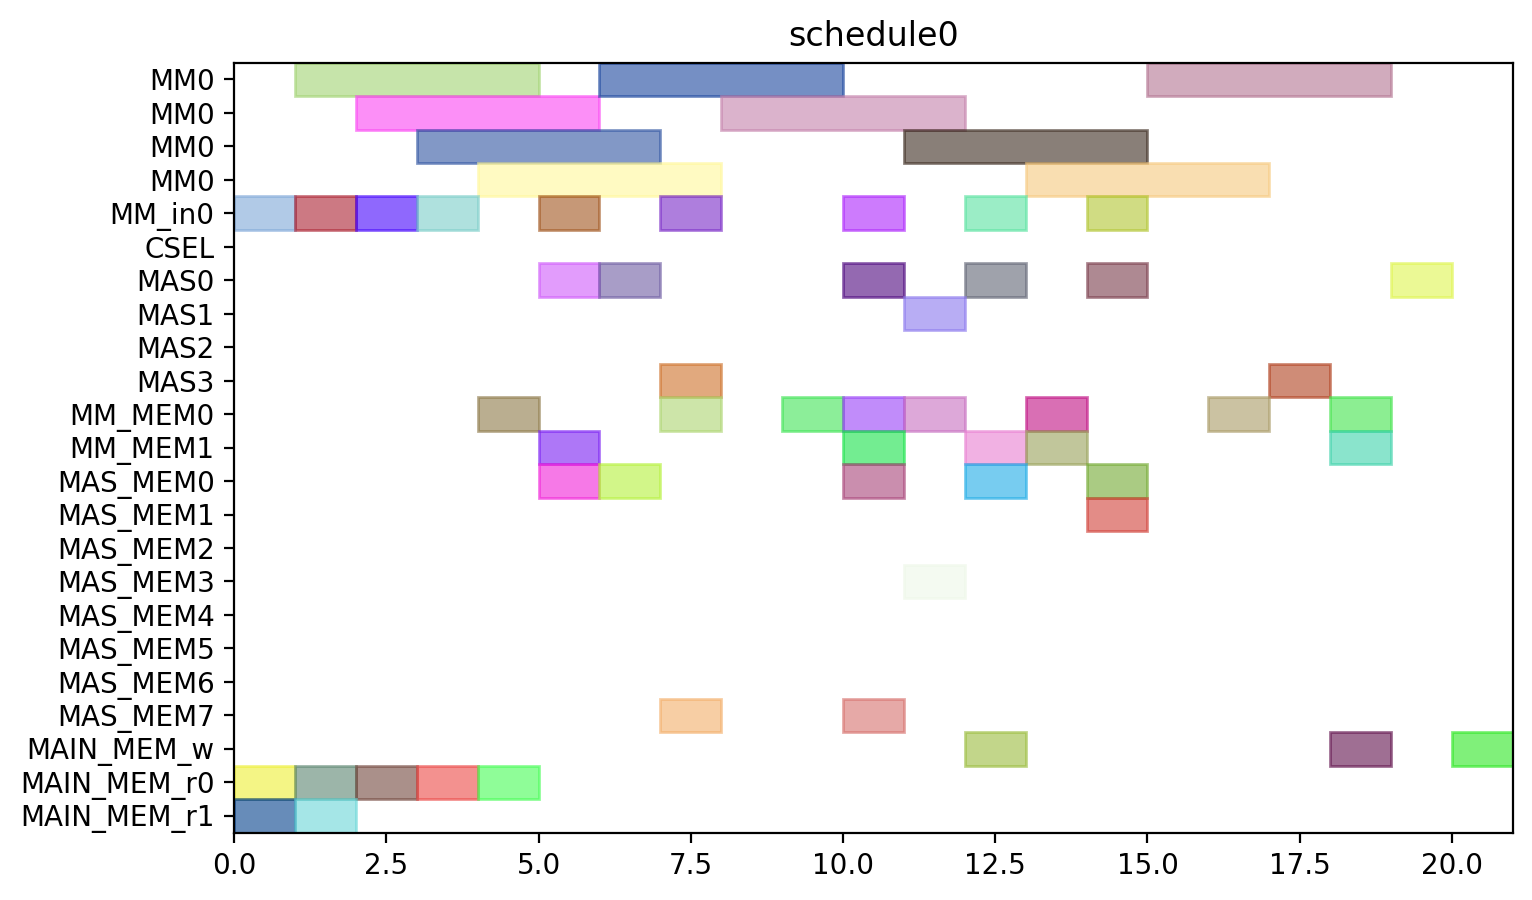

The script that drew this image:
from pyschedule import Scenario, solvers, plotters, alt


def solve():
	horizon = 90
	S = Scenario("schedule0", horizon=horizon)

	# resource
	MM = S.Resources('MM', num=1, size=4)
	MM_in = S.Resources('MM_in', num=1)
	CSEL = S.Resource('CSEL')
	MAS = S.Resources('MAS', num=4, size=1, periods=range(1, horizon))
	MM_MEM = S.Resources('MM_MEM', num=2)
	MAS_MEM = S.Resources('MAS_MEM', num=8)
	MAIN_MEM_w = S.Resource('MAIN_MEM_w', size=1)
	MAIN_MEM_r = S.Resources('MAIN_MEM_r', num=2)

	# result of previous scheduling

	# new tasks
	t0_in = S.Task('t0_in', length=1, delay_cost=1)
	t0_in += alt(MM_in)
	t0 = S.Task('t0', length=4, delay_cost=1)
	t0 += alt(MM)
	S += t0>=t0_in

	t0_mem0 = S.Task('t0_mem0', length=1, delay_cost=1)
	t0_mem0 += MAIN_MEM_r[0]
	t3_in = S.Task('t3_in', length=1, delay_cost=1)
	t3_in += alt(MM_in)
	t3 = S.Task('t3', length=4, delay_cost=1)
	t3 += alt(MM)
	S += t3>=t3_in

	t3_mem0 = S.Task('t3_mem0', length=1, delay_cost=1)
	t3_mem0 += MAIN_MEM_r[0]
	t3_mem1 = S.Task('t3_mem1', length=1, delay_cost=1)
	t3_mem1 += MAIN_MEM_r[1]
	t1_in = S.Task('t1_in', length=1, delay_cost=1)
	t1_in += alt(MM_in)
	t1 = S.Task('t1', length=4, delay_cost=1)
	t1 += alt(MM)
	S += t1>=t1_in

	t1_mem0 = S.Task('t1_mem0', length=1, delay_cost=1)
	t1_mem0 += MAIN_MEM_r[0]
	t1_mem1 = S.Task('t1_mem1', length=1, delay_cost=1)
	t1_mem1 += MAIN_MEM_r[1]
	t2_in = S.Task('t2_in', length=1, delay_cost=1)
	t2_in += alt(MM_in)
	t2 = S.Task('t2', length=4, delay_cost=1)
	t2 += alt(MM)
	S += t2>=t2_in

	t2_mem0 = S.Task('t2_mem0', length=1, delay_cost=1)
	t2_mem0 += MAIN_MEM_r[0]
	t4_in = S.Task('t4_in', length=1, delay_cost=1)
	t4_in += alt(MM_in)
	t4 = S.Task('t4', length=4, delay_cost=1)
	t4 += alt(MM)
	S += t4>=t4_in

	t4_mem0 = S.Task('t4_mem0', length=1, delay_cost=1)
	t4_mem0 += MAIN_MEM_r[0]
	t4_mem1 = S.Task('t4_mem1', length=1, delay_cost=1)
	t4_mem1 += alt(MM_MEM)
	S += (t2*MM[0])-1 < t4_mem1*MM_MEM[1]
	S += t4_mem1 <= t4

	t5 = S.Task('t5', length=1, delay_cost=1)
	t5 += alt(MAS)

	t5_mem0 = S.Task('t5_mem0', length=1, delay_cost=1)
	t5_mem0 += alt(MM_MEM)
	S += (t0*MM[0])-1 < t5_mem0*MM_MEM[0]
	S += t5_mem0 <= t5

	t6 = S.Task('t6', length=1, delay_cost=1)
	t6 += alt(MAS)

	t6_mem0 = S.Task('t6_mem0', length=1, delay_cost=1)
	t6_mem0 += alt(MAS_MEM)
	S += (t5*MAS[0])-1 < t6_mem0*MAS_MEM[0]
	S += (t5*MAS[1])-1 < t6_mem0*MAS_MEM[2]
	S += (t5*MAS[2])-1 < t6_mem0*MAS_MEM[4]
	S += (t5*MAS[3])-1 < t6_mem0*MAS_MEM[6]
	S += t6_mem0 <= t6

	t9 = S.Task('t9', length=1, delay_cost=1)
	t9 += alt(MAS)

	t9_mem0 = S.Task('t9_mem0', length=1, delay_cost=1)
	t9_mem0 += alt(MM_MEM)
	S += (t0*MM[0])-1 < t9_mem0*MM_MEM[0]
	S += t9_mem0 <= t9

	t9_mem1 = S.Task('t9_mem1', length=1, delay_cost=1)
	t9_mem1 += alt(MM_MEM)
	S += (t4*MM[0])-1 < t9_mem1*MM_MEM[1]
	S += t9_mem1 <= t9

	t10 = S.Task('t10', length=1, delay_cost=1)
	t10 += alt(MAS)

	t10_mem0 = S.Task('t10_mem0', length=1, delay_cost=1)
	t10_mem0 += alt(MM_MEM)
	S += (t4*MM[0])-1 < t10_mem0*MM_MEM[0]
	S += t10_mem0 <= t10

	t7 = S.Task('t7', length=1, delay_cost=1)
	t7 += alt(MAS)

	t7_mem0 = S.Task('t7_mem0', length=1, delay_cost=1)
	t7_mem0 += alt(MAS_MEM)
	S += (t6*MAS[0])-1 < t7_mem0*MAS_MEM[0]
	S += (t6*MAS[1])-1 < t7_mem0*MAS_MEM[2]
	S += (t6*MAS[2])-1 < t7_mem0*MAS_MEM[4]
	S += (t6*MAS[3])-1 < t7_mem0*MAS_MEM[6]
	S += t7_mem0 <= t7

	t11 = S.Task('t11', length=1, delay_cost=1)
	t11 += alt(MAS)

	t11_mem0 = S.Task('t11_mem0', length=1, delay_cost=1)
	t11_mem0 += alt(MAS_MEM)
	S += (t10*MAS[0])-1 < t11_mem0*MAS_MEM[0]
	S += (t10*MAS[1])-1 < t11_mem0*MAS_MEM[2]
	S += (t10*MAS[2])-1 < t11_mem0*MAS_MEM[4]
	S += (t10*MAS[3])-1 < t11_mem0*MAS_MEM[6]
	S += t11_mem0 <= t11

	t11_mem1 = S.Task('t11_mem1', length=1, delay_cost=1)
	t11_mem1 += alt(MM_MEM)
	S += (t4*MM[0])-1 < t11_mem1*MM_MEM[1]
	S += t11_mem1 <= t11

	t8_in = S.Task('t8_in', length=1, delay_cost=1)
	t8_in += alt(MM_in)
	t8 = S.Task('t8', length=4, delay_cost=1)
	t8 += alt(MM)
	S += t8>=t8_in

	t8_mem0 = S.Task('t8_mem0', length=1, delay_cost=1)
	t8_mem0 += alt(MM_MEM)
	S += (t4*MM[0])-1 < t8_mem0*MM_MEM[0]
	S += t8_mem0 <= t8

	t8_mem1 = S.Task('t8_mem1', length=1, delay_cost=1)
	t8_mem1 += alt(MAS_MEM)
	S += (t7*MAS[0])-1 < t8_mem1*MAS_MEM[1]
	S += (t7*MAS[1])-1 < t8_mem1*MAS_MEM[3]
	S += (t7*MAS[2])-1 < t8_mem1*MAS_MEM[5]
	S += (t7*MAS[3])-1 < t8_mem1*MAS_MEM[7]
	S += t8_mem1 <= t8

	new_PZ_in = S.Task('new_PZ_in', length=1, delay_cost=1)
	new_PZ_in += alt(MM_in)
	new_PZ = S.Task('new_PZ', length=4, delay_cost=1)
	new_PZ += alt(MM)
	S += new_PZ>=new_PZ_in

	S += 0<new_PZ

	new_PZ_w = S.Task('new_PZ_w', length=1, delay_cost=1)
	new_PZ_w += alt(MAIN_MEM_w)
	S += new_PZ <= new_PZ_w

	new_PZ_mem0 = S.Task('new_PZ_mem0', length=1, delay_cost=1)
	new_PZ_mem0 += alt(MM_MEM)
	S += (t1*MM[0])-1 < new_PZ_mem0*MM_MEM[0]
	S += new_PZ_mem0 <= new_PZ

	new_PZ_mem1 = S.Task('new_PZ_mem1', length=1, delay_cost=1)
	new_PZ_mem1 += alt(MAS_MEM)
	S += (t7*MAS[0])-1 < new_PZ_mem1*MAS_MEM[1]
	S += (t7*MAS[1])-1 < new_PZ_mem1*MAS_MEM[3]
	S += (t7*MAS[2])-1 < new_PZ_mem1*MAS_MEM[5]
	S += (t7*MAS[3])-1 < new_PZ_mem1*MAS_MEM[7]
	S += new_PZ_mem1 <= new_PZ

	t12 = S.Task('t12', length=1, delay_cost=1)
	t12 += alt(MAS)

	t12_mem0 = S.Task('t12_mem0', length=1, delay_cost=1)
	t12_mem0 += alt(MM_MEM)
	S += (t0*MM[0])-1 < t12_mem0*MM_MEM[0]
	S += t12_mem0 <= t12

	t12_mem1 = S.Task('t12_mem1', length=1, delay_cost=1)
	t12_mem1 += alt(MAS_MEM)
	S += (t11*MAS[0])-1 < t12_mem1*MAS_MEM[1]
	S += (t11*MAS[1])-1 < t12_mem1*MAS_MEM[3]
	S += (t11*MAS[2])-1 < t12_mem1*MAS_MEM[5]
	S += (t11*MAS[3])-1 < t12_mem1*MAS_MEM[7]
	S += t12_mem1 <= t12

	t13_in = S.Task('t13_in', length=1, delay_cost=1)
	t13_in += alt(MM_in)
	t13 = S.Task('t13', length=4, delay_cost=1)
	t13 += alt(MM)
	S += t13>=t13_in

	t13_mem0 = S.Task('t13_mem0', length=1, delay_cost=1)
	t13_mem0 += alt(MAS_MEM)
	S += (t12*MAS[0])-1 < t13_mem0*MAS_MEM[0]
	S += (t12*MAS[1])-1 < t13_mem0*MAS_MEM[2]
	S += (t12*MAS[2])-1 < t13_mem0*MAS_MEM[4]
	S += (t12*MAS[3])-1 < t13_mem0*MAS_MEM[6]
	S += t13_mem0 <= t13

	t13_mem1 = S.Task('t13_mem1', length=1, delay_cost=1)
	t13_mem1 += alt(MAS_MEM)
	S += (t9*MAS[0])-1 < t13_mem1*MAS_MEM[1]
	S += (t9*MAS[1])-1 < t13_mem1*MAS_MEM[3]
	S += (t9*MAS[2])-1 < t13_mem1*MAS_MEM[5]
	S += (t9*MAS[3])-1 < t13_mem1*MAS_MEM[7]
	S += t13_mem1 <= t13

	t14_in = S.Task('t14_in', length=1, delay_cost=1)
	t14_in += alt(MM_in)
	t14 = S.Task('t14', length=4, delay_cost=1)
	t14 += alt(MM)
	S += t14>=t14_in

	t14_mem0 = S.Task('t14_mem0', length=1, delay_cost=1)
	t14_mem0 += alt(MAS_MEM)
	S += (t12*MAS[0])-1 < t14_mem0*MAS_MEM[0]
	S += (t12*MAS[1])-1 < t14_mem0*MAS_MEM[2]
	S += (t12*MAS[2])-1 < t14_mem0*MAS_MEM[4]
	S += (t12*MAS[3])-1 < t14_mem0*MAS_MEM[6]
	S += t14_mem0 <= t14

	t14_mem1 = S.Task('t14_mem1', length=1, delay_cost=1)
	t14_mem1 += alt(MM_MEM)
	S += (t3*MM[0])-1 < t14_mem1*MM_MEM[1]
	S += t14_mem1 <= t14

	new_PY = S.Task('new_PY', length=1, delay_cost=1)
	new_PY += alt(MAS)

	S += 0<new_PY

	new_PY_w = S.Task('new_PY_w', length=1, delay_cost=1)
	new_PY_w += alt(MAIN_MEM_w)
	S += new_PY <= new_PY_w

	new_PY_mem0 = S.Task('new_PY_mem0', length=1, delay_cost=1)
	new_PY_mem0 += alt(MM_MEM)
	S += (t8*MM[0])-1 < new_PY_mem0*MM_MEM[0]
	S += new_PY_mem0 <= new_PY

	new_PY_mem1 = S.Task('new_PY_mem1', length=1, delay_cost=1)
	new_PY_mem1 += alt(MM_MEM)
	S += (t13*MM[0])-1 < new_PY_mem1*MM_MEM[1]
	S += new_PY_mem1 <= new_PY

	new_PX = S.Task('new_PX', length=1, delay_cost=1)
	new_PX += alt(MAS)

	S += 0<new_PX

	new_PX_w = S.Task('new_PX_w', length=1, delay_cost=1)
	new_PX_w += alt(MAIN_MEM_w)
	S += new_PX <= new_PX_w

	new_PX_mem0 = S.Task('new_PX_mem0', length=1, delay_cost=1)
	new_PX_mem0 += alt(MM_MEM)
	S += (t14*MM[0])-1 < new_PX_mem0*MM_MEM[0]
	S += new_PX_mem0 <= new_PX

	solvers.mip.solve(S,msg=1,kind='CPLEX',ratio_gap=1.01)

	solution = [['hoge']*len(S.solution()[1]) for i in range(len(S.solution()))]
	for i in range(len(S.solution())):
		for j in range(len(S.solution()[i])):
			solution[i][j]=str(S.solution()[i][j])
	print(solution)

	cycles = int(solution[-1][3])

	pic_file_name = "/home/mfukuda/ABE/multiRAM_multiMAS_16mux/scheduling_result/stage4MM1_stage1MAS4/EP_DBL_A_0/schedule0.png"
	if(S.solution() != []):
		plotters.matplotlib.plot(S,img_filename=pic_file_name, show_task_labels=False, fig_size=(cycles*0.25+3, 5))

	return solution
